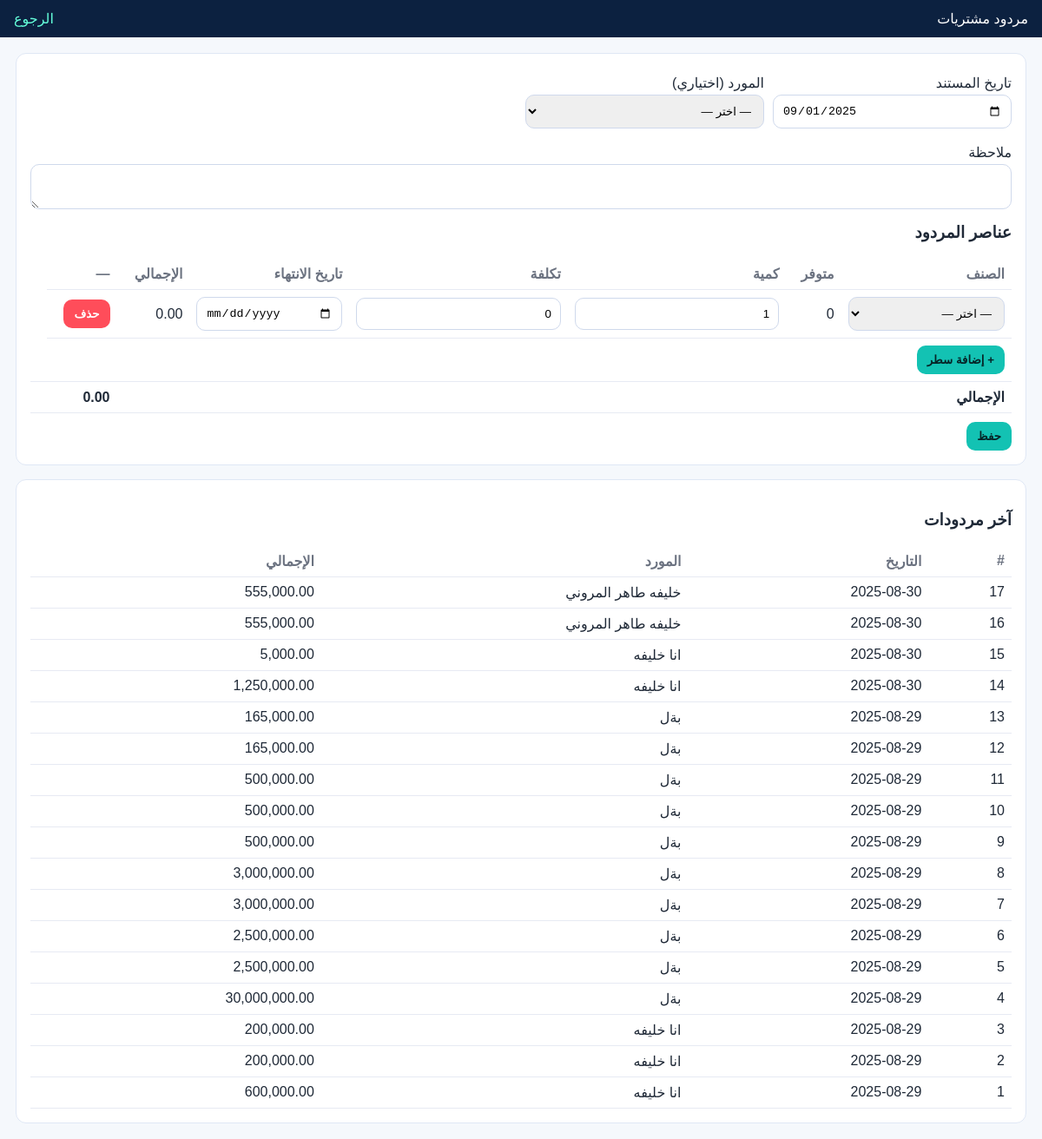
Screenshot of /purchase_returns.php (signed in) with the database file from the repository.
### tables this page shows
CREATE TABLE `purchase_return_headers` (
  `id` int(11) NOT NULL,
  `doc_date` date NOT NULL,
  `supplier_id` int(11) DEFAULT NULL,
  `note` varchar(255) DEFAULT NULL,
  `total_amount` decimal(14,2) NOT NULL DEFAULT 0.00,
  `created_at` timestamp NOT NULL DEFAULT current_timestamp()
);

CREATE TABLE `suppliers` (
  `id` int(11) NOT NULL,
  `name` varchar(100) NOT NULL,
  `phone` varchar(30) DEFAULT NULL,
  `email` varchar(100) DEFAULT NULL,
  `address` varchar(255) DEFAULT NULL,
  `opening_balance` decimal(14,2) NOT NULL DEFAULT 0.00,
  `created_at` timestamp NOT NULL DEFAULT current_timestamp()
);

### purchase_returns.php (the view, shortened to what this page needs)
<?php
$pdo = db();
$pdo->exec("CREATE TABLE IF NOT EXISTS suppliers(
  id INT AUTO_INCREMENT PRIMARY KEY,
  name VARCHAR(150) NOT NULL,
  phone VARCHAR(50) NULL,
  address VARCHAR(255) NULL,
  opening_balance DECIMAL(14,2) NOT NULL DEFAULT 0.00,
  created_at TIMESTAMP DEFAULT CURRENT_TIMESTAMP
) ENGINE=InnoDB DEFAULT CHARSET=utf8mb4;");
$pdo->exec("CREATE TABLE IF NOT EXISTS products(
  id INT AUTO_INCREMENT PRIMARY KEY,
  sku VARCHAR(100) UNIQUE,
  name VARCHAR(200) NOT NULL,
  quantity INT NOT NULL DEFAULT 0,
  cost_price DECIMAL(14,2) NOT NULL DEFAULT 0.00,
  sale_price DECIMAL(14,2) NOT NULL DEFAULT 0.00,
  created_at TIMESTAMP DEFAULT CURRENT_TIMESTAMP
) ENGINE=InnoDB DEFAULT CHARSET=utf8mb4;");
$pdo->exec("CREATE TABLE IF NOT EXISTS purchase_return_headers(
  id INT AUTO_INCREMENT PRIMARY KEY,
  doc_date DATE NOT NULL,
  supplier_id INT NULL,
  note VARCHAR(255) NULL,
  total_amount DECIMAL(14,2) NOT NULL DEFAULT 0.00,
  created_at TIMESTAMP DEFAULT CURRENT_TIMESTAMP
) ENGINE=InnoDB DEFAULT CHARSET=utf8mb4;");
$pdo->exec("CREATE TABLE IF NOT EXISTS purchase_return_items(
  id INT AUTO_INCREMENT PRIMARY KEY,
  header_id INT NOT NULL,
  product_id INT NOT NULL,
  quantity INT NOT NULL,
  cost_price DECIMAL(14,2) NOT NULL,
  line_total DECIMAL(14,2) NOT NULL,
  expiry_date DATE NULL,
  FOREIGN KEY(header_id) REFERENCES purchase_return_headers(id) ON DELETE CASCADE
) ENGINE=InnoDB DEFAULT CHARSET=utf8mb4;");
$list = $pdo->query("
  SELECT h.id,h.doc_date,h.total_amount,s.name supplier
  FROM purchase_return_headers h
  LEFT JOIN suppliers s ON s.id=h.supplier_id
  ORDER BY h.id DESC
  LIMIT 50
")->fetchAll();
$title = 'مردود مشتريات';
?>
<!doctype html>
<html lang="ar" dir="rtl">
<head>
</head>
<body>
  <div class="header"><div><?= htmlspecialchars($title,ENT_QUOTES,'UTF-8') ?></div><nav><a href="./dashboard.php">الرجوع</a></nav></div>
  <div class="wrap">
    <div class="card">
      <form method="post" id="f">
        <div style="display:grid;grid-template-columns:repeat(auto-fit,minmax(220px,1fr));gap:10px">
          <div><label>تاريخ المستند</label><input type="date" name="doc_date" value="<?= htmlspecialchars($_POST['doc_date']??date('Y-m-d'),ENT_QUOTES,'UTF-8') ?>"></div>
          <div>
            <label>المورد (اختياري)</label>
            <select name="supplier_id">
              <option value="">— اختر —</option>
            </select>
          </div>
          <div style="grid-column:1/-1"><label>ملاحظة</label><textarea name="note" rows="2"><?= htmlspecialchars($_POST['note']??'',ENT_QUOTES,'UTF-8') ?></textarea></div>
        </div>
        <h3 style="margin-top:12px">عناصر المردود</h3>
        <table id="t">
          <thead><tr><th>الصنف</th><th>متوفر</th><th>كمية</th><th>تكلفة</th><th>تاريخ الانتهاء</th><th>الإجمالي</th><th>—</th></tr></thead>
          <tbody>
            <tr>
              <td>
                <select name="item_product_id[]" class="prod">
                  <option value="">— اختر —</option>
                </select>
              </td>
              <td class="avail">0</td>
              <td><input type="number" name="item_qty[]" class="qty" min="1" step="1" value="1"></td>
              <td><input type="number" name="item_cost[]" class="cost" min="0" step="0.01" value="0"></td>
              <td><input type="date" name="item_0_expiry_date" placeholder="تاريخ الانتهاء"></td>
              <td class="line">0.00</td>
              <td><button type="button" class="btn" style="background:#ff4d5a;color:#fff" onclick="delRow(this)">حذف</button></td>
            </tr>
          </tbody>
          <tfoot>
            <tr><td colspan="8"><button type="button" class="btn" onclick="addRow()">+ إضافة سطر</button></td></tr>
            <tr><td colspan="6" class="total">الإجمالي</td><td id="gt" class="total">0.00</td><td></td></tr>
          </tfoot>
        </table>
        <div style="margin-top:10px"><button class="btn" type="submit">حفظ</button></div>
      </form>
    </div>
    <div class="card">
      <h3>آخر مردودات</h3>
      <table>
        <thead><tr><th>#</th><th>التاريخ</th><th>المورد</th><th>الإجمالي</th></tr></thead>
        <tbody>
          <?php if(!$list): ?>
            <tr><td colspan="4">لا يوجد</td></tr>
          <?php else: foreach($list as $r): ?>
            <tr>
              <td><?= $r['id'] ?></td>
              <td><?= $r['doc_date'] ?></td>
              <td><?= htmlspecialchars($r['supplier']??'',ENT_QUOTES,'UTF-8') ?></td>
              <td><?= number_format($r['total_amount'],2) ?></td>
            </tr>
          <?php endforeach; endif; ?>
        </tbody>
      </table>
    </div>
  </div>
</body>
</html>

### purchase_returns.php (style rules this page uses)
* { box-sizing:border-box }
body { margin:0;font-family:Tahoma,Arial,sans-serif;background:#f5f8fc;color:#1f2937 }
.header { display:flex;justify-content:space-between;align-items:center;background:#0c2140;color:#fff;padding:12px 16px }
a { color:#64ffda;text-decoration:none }
.wrap { padding:18px;display:grid;gap:16px }
.card { background:#fff;border:1px solid #dfe7f5;border-radius:12px;padding:16px }
label { display:block;margin:8px 0 4px }
input,select,textarea { width:100%;padding:10px;border-radius:10px;border:1px solid #cfd9ec }
table { width:100%;border-collapse:collapse;margin-top:10px }
th,td { border-bottom:1px solid #e7eaf3;padding:8px;text-align:right }
th { color:#6b7280 }
.btn { border:0;border-radius:10px;padding:9px 12px;background:#13c2b3;color:#062427;font-weight:700;cursor:pointer }
.total { font-weight:700 }

### rows the page displays
purchase_return_headers: id "17", doc_date "2025-08-30", supplier.name "خليفه طاهر المروني", total_amount "555,000.00"
purchase_return_headers: id "16", doc_date "2025-08-30", supplier.name "خليفه طاهر المروني", total_amount "555,000.00"
purchase_return_headers: id "15", doc_date "2025-08-30", supplier.name "انا خليفه", total_amount "5,000.00"
purchase_return_headers: id "14", doc_date "2025-08-30", supplier.name "انا خليفه", total_amount "1,250,000.00"
purchase_return_headers: id "13", doc_date "2025-08-29", supplier.name "بةل", total_amount "165,000.00"
purchase_return_headers: id "12", doc_date "2025-08-29", supplier.name "بةل", total_amount "165,000.00"
purchase_return_headers: id "11", doc_date "2025-08-29", supplier.name "بةل", total_amount "500,000.00"
purchase_return_headers: id "10", doc_date "2025-08-29", supplier.name "بةل", total_amount "500,000.00"
purchase_return_headers: id "9", doc_date "2025-08-29", supplier.name "بةل", total_amount "500,000.00"
purchase_return_headers: id "8", doc_date "2025-08-29", supplier.name "بةل", total_amount "3,000,000.00"
purchase_return_headers: id "7", doc_date "2025-08-29", supplier.name "بةل", total_amount "3,000,000.00"
purchase_return_headers: id "6", doc_date "2025-08-29", supplier.name "بةل", total_amount "2,500,000.00"
purchase_return_headers: id "5", doc_date "2025-08-29", supplier.name "بةل", total_amount "2,500,000.00"
purchase_return_headers: id "4", doc_date "2025-08-29", supplier.name "بةل", total_amount "30,000,000.00"
purchase_return_headers: id "3", doc_date "2025-08-29", supplier.name "انا خليفه", total_amount "200,000.00"
purchase_return_headers: id "2", doc_date "2025-08-29", supplier.name "انا خليفه", total_amount "200,000.00"
purchase_return_headers: id "1", doc_date "2025-08-29", supplier.name "انا خليفه", total_amount "600,000.00"

### other values shown
$title "مردود مشتريات"
